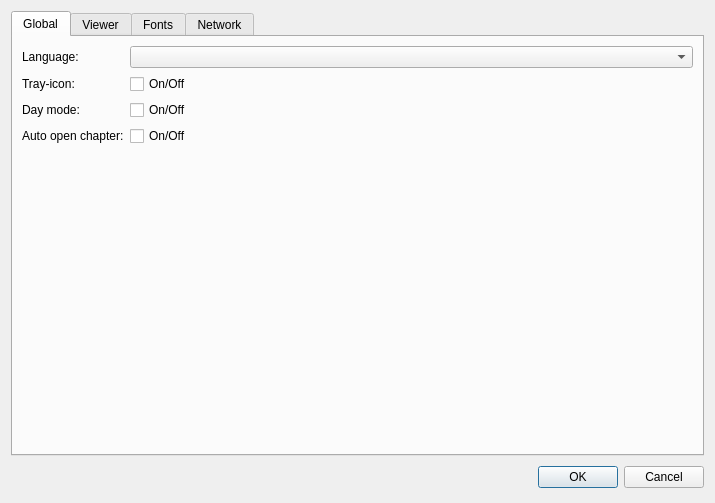
<?xml version="1.0" encoding="UTF-8"?>
<ui version="4.0">
 <class>Settings</class>
 <widget class="QDialog" name="Settings">
  <property name="geometry">
   <rect>
    <x>0</x>
    <y>0</y>
    <width>715</width>
    <height>503</height>
   </rect>
  </property>
  <property name="windowTitle">
   <string>Settings</string>
  </property>
  <layout class="QGridLayout" name="gridLayout_2">
   <item row="1" column="0">
    <spacer name="horizontalSpacer">
     <property name="orientation">
      <enum>Qt::Horizontal</enum>
     </property>
     <property name="sizeHint" stdset="0">
      <size>
       <width>428</width>
       <height>30</height>
      </size>
     </property>
    </spacer>
   </item>
   <item row="1" column="1">
    <widget class="QDialogButtonBox" name="buttonBox">
     <property name="orientation">
      <enum>Qt::Horizontal</enum>
     </property>
     <property name="standardButtons">
      <set>QDialogButtonBox::Cancel|QDialogButtonBox::Ok</set>
     </property>
    </widget>
   </item>
   <item row="0" column="0" colspan="2">
    <widget class="QTabWidget" name="tabWidget">
     <property name="currentIndex">
      <number>0</number>
     </property>
     <widget class="QWidget" name="tab">
      <attribute name="title">
       <string>Global</string>
      </attribute>
      <layout class="QGridLayout" name="gridLayout_3">
       <item row="0" column="0">
        <widget class="QLabel" name="label">
         <property name="maximumSize">
          <size>
           <width>100</width>
           <height>16777215</height>
          </size>
         </property>
         <property name="text">
          <string>Language:</string>
         </property>
        </widget>
       </item>
       <item row="0" column="1">
        <widget class="QComboBox" name="comBLanguage"/>
       </item>
       <item row="1" column="0">
        <widget class="QLabel" name="label_11">
         <property name="text">
          <string>Tray-icon:</string>
         </property>
        </widget>
       </item>
       <item row="1" column="1">
        <widget class="QCheckBox" name="chBGuiTray">
         <property name="text">
          <string>On/Off</string>
         </property>
        </widget>
       </item>
       <item row="2" column="0">
        <widget class="QLabel" name="label_22">
         <property name="text">
          <string>Day mode:</string>
         </property>
        </widget>
       </item>
       <item row="2" column="1">
        <widget class="QCheckBox" name="chBDayMode">
         <property name="text">
          <string>On/Off</string>
         </property>
        </widget>
       </item>
       <item row="3" column="0">
        <widget class="QLabel" name="label_2">
         <property name="text">
          <string>Auto open chapter:</string>
         </property>
        </widget>
       </item>
       <item row="3" column="1">
        <widget class="QCheckBox" name="chBOptionAutoChapter">
         <property name="text">
          <string>On/Off</string>
         </property>
        </widget>
       </item>
       <item row="4" column="1">
        <spacer name="verticalSpacer">
         <property name="orientation">
          <enum>Qt::Vertical</enum>
         </property>
         <property name="sizeHint" stdset="0">
          <size>
           <width>20</width>
           <height>40</height>
          </size>
         </property>
        </spacer>
       </item>
      </layout>
     </widget>
     <widget class="QWidget" name="tab_4">
      <attribute name="title">
       <string>Viewer</string>
      </attribute>
      <layout class="QFormLayout" name="formLayout">
       <item row="0" column="0">
        <widget class="QLabel" name="label_5">
         <property name="whatsThis">
          <string>&lt;html&gt;&lt;head/&gt;&lt;body&gt;&lt;p&gt;Font for display text&lt;/p&gt;&lt;/body&gt;&lt;/html&gt;</string>
         </property>
         <property name="text">
          <string>Font-family:</string>
         </property>
        </widget>
       </item>
       <item row="0" column="1">
        <widget class="QFontComboBox" name="fontComB"/>
       </item>
       <item row="1" column="0">
        <widget class="QLabel" name="label_6">
         <property name="text">
          <string>Font color:</string>
         </property>
        </widget>
       </item>
       <item row="1" column="1">
        <widget class="QPushButton" name="pBColor">
         <property name="text">
          <string>Select color</string>
         </property>
        </widget>
       </item>
       <item row="2" column="0">
        <widget class="QLabel" name="label_8">
         <property name="text">
          <string>Font size</string>
         </property>
        </widget>
       </item>
       <item row="2" column="1">
        <widget class="QSpinBox" name="sBFontSize">
         <property name="minimum">
          <number>5</number>
         </property>
         <property name="maximum">
          <number>72</number>
         </property>
         <property name="singleStep">
          <number>1</number>
         </property>
         <property name="value">
          <number>12</number>
         </property>
        </widget>
       </item>
       <item row="3" column="0">
        <widget class="QLabel" name="label_9">
         <property name="text">
          <string>Background color:</string>
         </property>
        </widget>
       </item>
       <item row="3" column="1">
        <widget class="QPushButton" name="pBBackgroundColor">
         <property name="text">
          <string>Select background color</string>
         </property>
        </widget>
       </item>
       <item row="5" column="0">
        <widget class="QLabel" name="label_7">
         <property name="text">
          <string>Other settings:</string>
         </property>
        </widget>
       </item>
       <item row="6" column="1">
        <layout class="QGridLayout" name="gridLayout_4">
         <item row="0" column="0">
          <widget class="QCheckBox" name="chBBold">
           <property name="text">
            <string>Bold</string>
           </property>
          </widget>
         </item>
         <item row="1" column="0">
          <widget class="QCheckBox" name="chBItalic">
           <property name="text">
            <string>Italic</string>
           </property>
          </widget>
         </item>
         <item row="2" column="0">
          <widget class="QCheckBox" name="chBUnderline">
           <property name="text">
            <string>Underline</string>
           </property>
          </widget>
         </item>
         <item row="3" column="0">
          <widget class="QCheckBox" name="chBStrike">
           <property name="text">
            <string>Strikethrough</string>
           </property>
          </widget>
         </item>
        </layout>
       </item>
       <item row="4" column="0">
        <widget class="QLabel" name="label_10">
         <property name="text">
          <string>Options:</string>
         </property>
        </widget>
       </item>
       <item row="4" column="1">
        <widget class="QCheckBox" name="chBChangindTextColor">
         <property name="text">
          <string>Changing text color</string>
         </property>
        </widget>
       </item>
      </layout>
     </widget>
     <widget class="QWidget" name="tab_5">
      <attribute name="title">
       <string>Fonts</string>
      </attribute>
      <layout class="QGridLayout" name="gridLayout">
       <item row="0" column="0">
        <widget class="QLabel" name="label_16">
         <property name="text">
          <string>Fonts:</string>
         </property>
        </widget>
       </item>
       <item row="1" column="0">
        <widget class="QLabel" name="label_12">
         <property name="whatsThis">
          <string>&lt;html&gt;&lt;head/&gt;&lt;body&gt;&lt;p&gt;Font for display text&lt;/p&gt;&lt;/body&gt;&lt;/html&gt;</string>
         </property>
         <property name="text">
          <string>Menu:</string>
         </property>
        </widget>
       </item>
       <item row="1" column="1">
        <widget class="QFontComboBox" name="fontComBMenu"/>
       </item>
       <item row="1" column="2">
        <widget class="QSpinBox" name="sBFontMenuSize">
         <property name="maximumSize">
          <size>
           <width>100</width>
           <height>16777215</height>
          </size>
         </property>
         <property name="minimum">
          <number>6</number>
         </property>
         <property name="maximum">
          <number>72</number>
         </property>
         <property name="value">
          <number>12</number>
         </property>
        </widget>
       </item>
       <item row="1" column="3">
        <widget class="QPushButton" name="pBFontMenu">
         <property name="text">
          <string>Menu Font</string>
         </property>
        </widget>
       </item>
       <item row="2" column="0">
        <widget class="QLabel" name="label_13">
         <property name="whatsThis">
          <string>&lt;html&gt;&lt;head/&gt;&lt;body&gt;&lt;p&gt;Font for display text&lt;/p&gt;&lt;/body&gt;&lt;/html&gt;</string>
         </property>
         <property name="text">
          <string>Modules name:</string>
         </property>
        </widget>
       </item>
       <item row="2" column="1">
        <widget class="QFontComboBox" name="fontComBModulesName"/>
       </item>
       <item row="2" column="2">
        <widget class="QSpinBox" name="sBFontModulesNameSize">
         <property name="maximumSize">
          <size>
           <width>100</width>
           <height>16777215</height>
          </size>
         </property>
         <property name="minimum">
          <number>6</number>
         </property>
         <property name="maximum">
          <number>72</number>
         </property>
         <property name="value">
          <number>12</number>
         </property>
        </widget>
       </item>
       <item row="2" column="3">
        <widget class="QPushButton" name="pBFontModulesName">
         <property name="text">
          <string>Module name Font</string>
         </property>
        </widget>
       </item>
       <item row="3" column="0">
        <widget class="QLabel" name="label_14">
         <property name="whatsThis">
          <string>&lt;html&gt;&lt;head/&gt;&lt;body&gt;&lt;p&gt;Font for display text&lt;/p&gt;&lt;/body&gt;&lt;/html&gt;</string>
         </property>
         <property name="text">
          <string>Book name:</string>
         </property>
        </widget>
       </item>
       <item row="3" column="1">
        <widget class="QFontComboBox" name="fontComBBookName"/>
       </item>
       <item row="3" column="2">
        <widget class="QSpinBox" name="sBFontBookNameSize">
         <property name="maximumSize">
          <size>
           <width>100</width>
           <height>16777215</height>
          </size>
         </property>
         <property name="minimum">
          <number>6</number>
         </property>
         <property name="maximum">
          <number>72</number>
         </property>
         <property name="value">
          <number>12</number>
         </property>
        </widget>
       </item>
       <item row="3" column="3">
        <widget class="QPushButton" name="pBFontBookName">
         <property name="text">
          <string>Book name Font</string>
         </property>
        </widget>
       </item>
       <item row="4" column="0" colspan="4">
        <widget class="Line" name="line">
         <property name="orientation">
          <enum>Qt::Horizontal</enum>
         </property>
        </widget>
       </item>
       <item row="5" column="0">
        <widget class="QLabel" name="label_15">
         <property name="whatsThis">
          <string>&lt;html&gt;&lt;head/&gt;&lt;body&gt;&lt;p&gt;Font for display text&lt;/p&gt;&lt;/body&gt;&lt;/html&gt;</string>
         </property>
         <property name="text">
          <string>Strongs:</string>
         </property>
        </widget>
       </item>
       <item row="6" column="0">
        <widget class="QLabel" name="label_17">
         <property name="text">
          <string>Hebrew:</string>
         </property>
        </widget>
       </item>
       <item row="6" column="1">
        <widget class="QFontComboBox" name="fontComBStrongsHebrew"/>
       </item>
       <item row="6" column="2">
        <widget class="QSpinBox" name="sBFontStrongsHebrewSize">
         <property name="maximumSize">
          <size>
           <width>100</width>
           <height>16777215</height>
          </size>
         </property>
         <property name="minimum">
          <number>6</number>
         </property>
         <property name="maximum">
          <number>72</number>
         </property>
         <property name="value">
          <number>12</number>
         </property>
        </widget>
       </item>
       <item row="6" column="3">
        <widget class="QPushButton" name="pBFontStrongsHebrew">
         <property name="text">
          <string>Hebrew Font</string>
         </property>
        </widget>
       </item>
       <item row="7" column="0">
        <widget class="QLabel" name="label_18">
         <property name="text">
          <string>Greek:</string>
         </property>
        </widget>
       </item>
       <item row="7" column="1">
        <widget class="QFontComboBox" name="fontComBStrongsGreek"/>
       </item>
       <item row="7" column="2">
        <widget class="QSpinBox" name="sBFontStrongsGreekSize">
         <property name="maximumSize">
          <size>
           <width>100</width>
           <height>16777215</height>
          </size>
         </property>
         <property name="minimum">
          <number>6</number>
         </property>
         <property name="maximum">
          <number>72</number>
         </property>
         <property name="value">
          <number>12</number>
         </property>
        </widget>
       </item>
       <item row="7" column="3">
        <widget class="QPushButton" name="pBFontStrongsGreek">
         <property name="text">
          <string>Greek Font</string>
         </property>
        </widget>
       </item>
       <item row="8" column="0" colspan="4">
        <widget class="Line" name="line_2">
         <property name="orientation">
          <enum>Qt::Horizontal</enum>
         </property>
        </widget>
       </item>
       <item row="9" column="0">
        <widget class="QLabel" name="label_19">
         <property name="text">
          <string>Jornal:</string>
         </property>
        </widget>
       </item>
       <item row="9" column="1">
        <widget class="QFontComboBox" name="fontComBJornal"/>
       </item>
       <item row="9" column="2">
        <widget class="QSpinBox" name="sBFontJournalSize">
         <property name="maximumSize">
          <size>
           <width>100</width>
           <height>16777215</height>
          </size>
         </property>
         <property name="minimum">
          <number>6</number>
         </property>
         <property name="maximum">
          <number>72</number>
         </property>
         <property name="value">
          <number>12</number>
         </property>
        </widget>
       </item>
       <item row="9" column="3">
        <widget class="QPushButton" name="pBFontJornal">
         <property name="text">
          <string>Journal Font</string>
         </property>
        </widget>
       </item>
       <item row="10" column="0">
        <widget class="QLabel" name="label_20">
         <property name="text">
          <string>Notes:</string>
         </property>
        </widget>
       </item>
       <item row="10" column="1">
        <widget class="QFontComboBox" name="fontComBNotes"/>
       </item>
       <item row="10" column="2">
        <widget class="QSpinBox" name="sBFontNotesSize">
         <property name="maximumSize">
          <size>
           <width>100</width>
           <height>16777215</height>
          </size>
         </property>
         <property name="minimum">
          <number>6</number>
         </property>
         <property name="maximum">
          <number>72</number>
         </property>
         <property name="value">
          <number>12</number>
         </property>
        </widget>
       </item>
       <item row="10" column="3">
        <widget class="QPushButton" name="pBFontNotes">
         <property name="text">
          <string>Notes Font</string>
         </property>
        </widget>
       </item>
       <item row="11" column="0">
        <widget class="QLabel" name="label_21">
         <property name="text">
          <string>Reading plan:</string>
         </property>
        </widget>
       </item>
       <item row="11" column="1">
        <widget class="QFontComboBox" name="fontComBReadingPlan"/>
       </item>
       <item row="11" column="2">
        <widget class="QSpinBox" name="sBFontReadingPlanSize">
         <property name="maximumSize">
          <size>
           <width>100</width>
           <height>16777215</height>
          </size>
         </property>
         <property name="minimum">
          <number>6</number>
         </property>
         <property name="maximum">
          <number>72</number>
         </property>
         <property name="value">
          <number>12</number>
         </property>
        </widget>
       </item>
       <item row="11" column="3">
        <widget class="QPushButton" name="pBFontReadingPlan">
         <property name="text">
          <string>Reading plan Font</string>
         </property>
        </widget>
       </item>
       <item row="12" column="1" colspan="3">
        <spacer name="verticalSpacer_3">
         <property name="orientation">
          <enum>Qt::Vertical</enum>
         </property>
         <property name="sizeType">
          <enum>QSizePolicy::Fixed</enum>
         </property>
         <property name="sizeHint" stdset="0">
          <size>
           <width>488</width>
           <height>40</height>
          </size>
         </property>
        </spacer>
       </item>
      </layout>
     </widget>
     <widget class="QWidget" name="tab_2">
      <property name="enabled">
       <bool>false</bool>
      </property>
      <attribute name="title">
       <string>Network</string>
      </attribute>
     </widget>
    </widget>
   </item>
  </layout>
 </widget>
 <resources/>
 <connections>
  <connection>
   <sender>buttonBox</sender>
   <signal>accepted()</signal>
   <receiver>Settings</receiver>
   <slot>accept()</slot>
   <hints>
    <hint type="sourcelabel">
     <x>622</x>
     <y>493</y>
    </hint>
    <hint type="destinationlabel">
     <x>157</x>
     <y>274</y>
    </hint>
   </hints>
  </connection>
  <connection>
   <sender>buttonBox</sender>
   <signal>rejected()</signal>
   <receiver>Settings</receiver>
   <slot>reject()</slot>
   <hints>
    <hint type="sourcelabel">
     <x>622</x>
     <y>493</y>
    </hint>
    <hint type="destinationlabel">
     <x>286</x>
     <y>274</y>
    </hint>
   </hints>
  </connection>
 </connections>
</ui>
